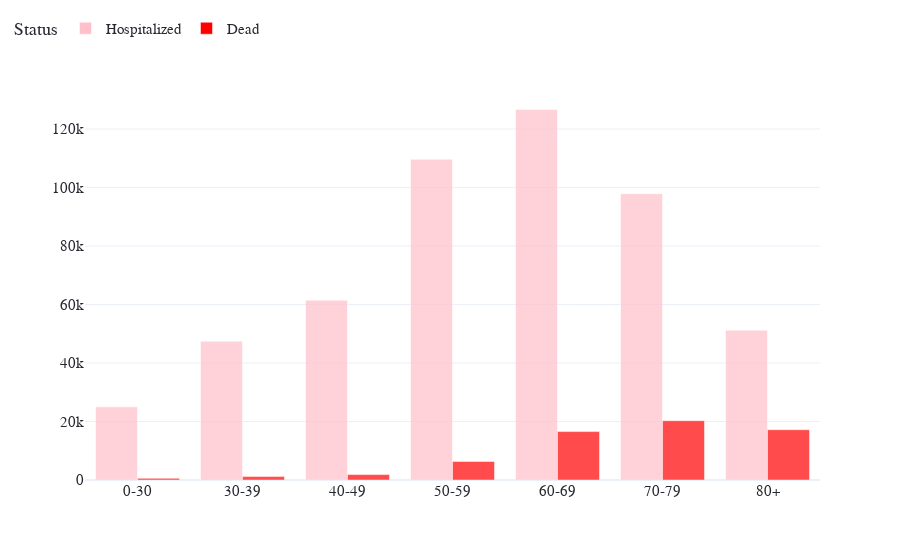

The cell this chart's notebook holds for it:
### Code cell
num_dead = df[df.Status == "Dead"].Forecast.iloc[-1]
num_recovered = df[df.Status == "Recovered"].Forecast.iloc[-1]
outcomes_by_age_group = functions.get_status_by_age_group(AGE_DATA, MortalityRate.default,
                                                          num_dead, num_recovered)
fig = graphic.age_segregated_mortality(
    outcomes_by_age_group.loc[:, ["Dead", "Need Hospitalization"]]
)

fig

### Figure 1 — Plotly figure (JSON) as saved in the notebook; plotly's stock layout.template omitted (floating-point values rounded to 4 significant figures)
{"data": [{"alignmentgroup": "True", "hoverlabel": {"namelength": 0}, "hovertemplate": "Status=Hospitalized<br>x=%{x}<br>Forecast=%{y}", "legendgroup": "Hospitalized", "marker": {"color": "pink", "opacity": 0.7}, "name": "Hospitalized", "offsetgroup": "Hospitalized", "orientation": "v", "showlegend": true, "textposition": "auto", "type": "bar", "x": ["0-30", "30-39", "40-49", "50-59", "60-69", "70-79", "80+"], "xaxis": "x", "y": [25030.0, 47470.0, 61490.0, 109700.0, 126700.0, 97920.0, 51230.0], "yaxis": "y"}, {"alignmentgroup": "True", "hoverlabel": {"namelength": 0}, "hovertemplate": "Status=Dead<br>x=%{x}<br>Forecast=%{y}", "legendgroup": "Dead", "marker": {"color": "red", "opacity": 0.7}, "name": "Dead", "offsetgroup": "Dead", "orientation": "v", "showlegend": true, "textposition": "auto", "type": "bar", "x": ["0-30", "30-39", "40-49", "50-59", "60-69", "70-79", "80+"], "xaxis": "x", "y": [583, 1170, 1856, 6359, 16553, 20261, 17205], "yaxis": "y"}], "layout": {"barmode": "group", "font": {"color": "#262730", "family": "Arial", "size": 15}, "legend": {"orientation": "h", "title": {"text": "Status"}, "tracegroupgap": 0, "x": -0.1, "y": 1.2}, "margin": {"t": 60}, "xaxis": {"anchor": "y", "domain": [0, 1], "title": {"text": ""}}, "yaxis": {"anchor": "x", "domain": [0, 1], "title": {"text": ""}}}}
